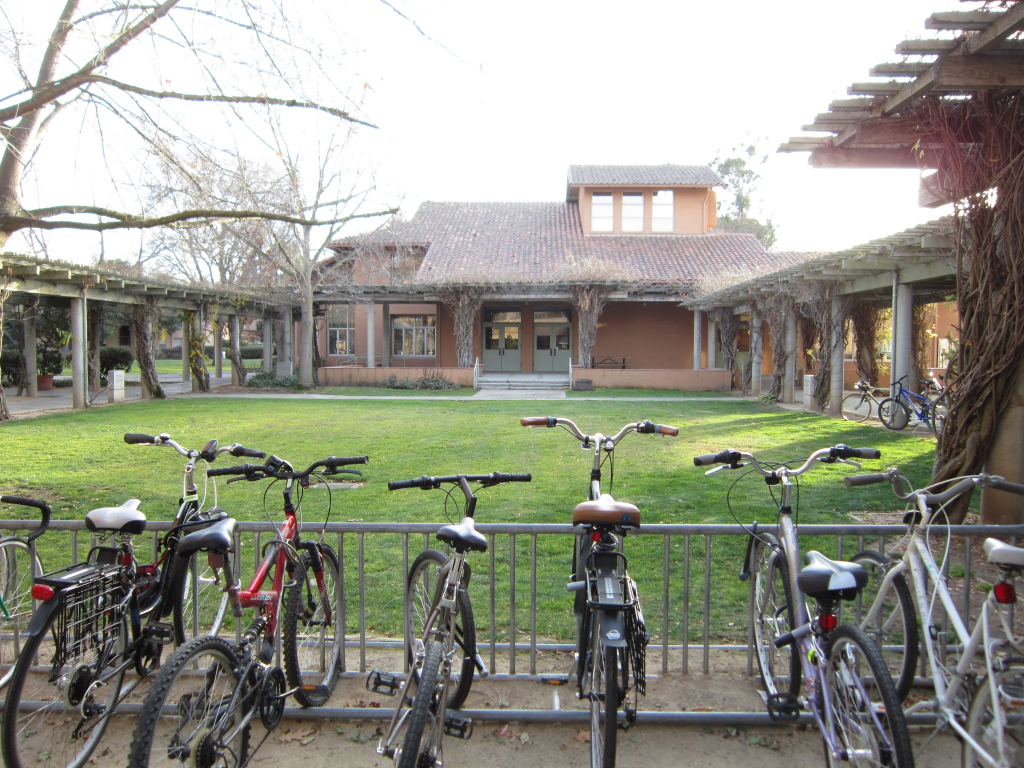
#> input picture assets/img/original/20120117_IMG_0597.JPG, 2048 x 1536 px (shown at 1/2 size); its folder holds 4 pictures in this run
$ python thumbnail.py   (older library calls are emulated)
#> lines starting #> are read from the running program, lines starting #| are printed output that depends on the picture
import PIL
import os
import os.path
import math
from PIL import Image

debug = False
scale = 0.2
f_original = os.getcwd() + "/assets/img/original/"
f_thumbnail = os.getcwd() + "/assets/img/thumbnail/"

for file in os.listdir(f_original):
	f_img = f_original + file
	img = Image.open(f_img)
#> img is the input picture: PIL image 2048x1536 RGB; mean R, G, B 149.4, 150.4, 137.8
	if os.path.splitext(f_img)[0][-2:] == "_v":
		img = img.rotate(270, expand=True)
		if debug:
			print(f_img + " rotated!")
	img.thumbnail((400,400))
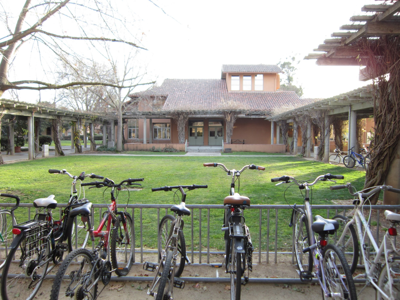
#> img: PIL image 400x300 RGB; mean R, G, B 149.5, 150.5, 137.9
	#img = img.resize((math.ceil(img.size[0] * scale), math.ceil(img.size[1] * scale)), Image.ANTIALIAS)
	img.save(f_thumbnail + file)
	if debug:
		print(f_img + " converted")
#> pass 2 of the loop `for file in os.listdir(f_original):`:
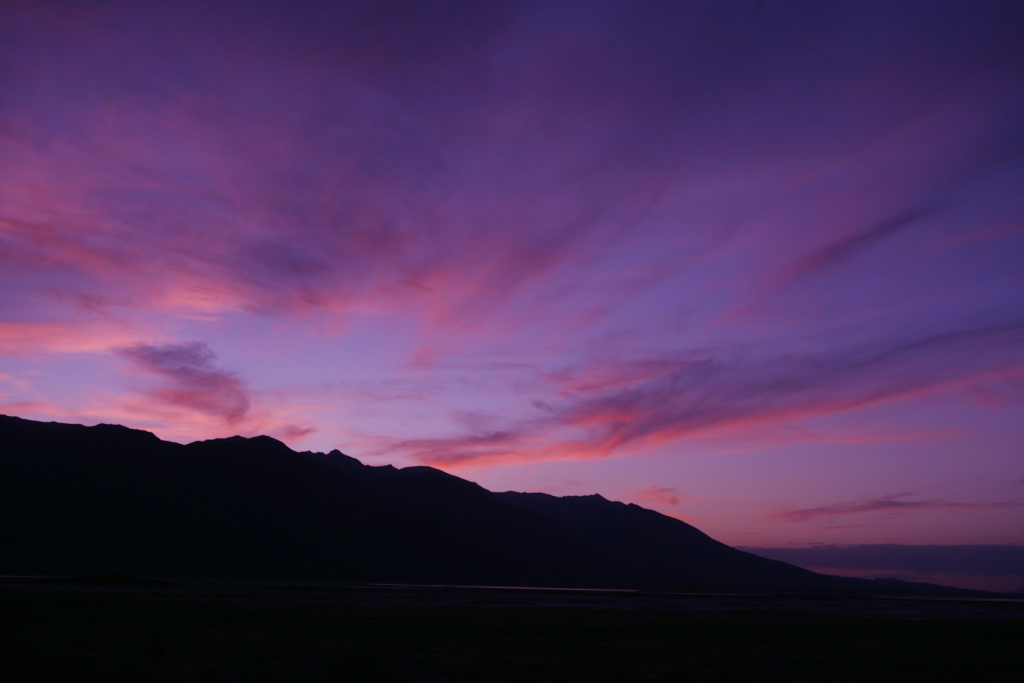
#> input picture assets/img/original/20120615.jpg, 2048 x 1365 px (shown at 1/2 size)
#> img is the input picture: PIL image 2048x1365 RGB; mean R, G, B 77.7, 50.6, 91.6
#> `img.thumbnail((400,400))`:
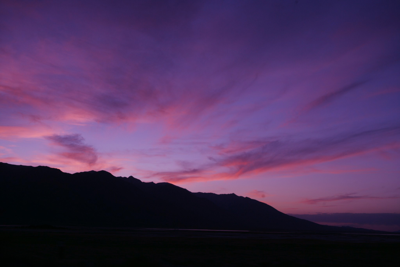
#> img: PIL image 400x267 RGB; mean R, G, B 77.8, 50.8, 91.7
#> pass 3 of the loop `for file in os.listdir(f_original):`:
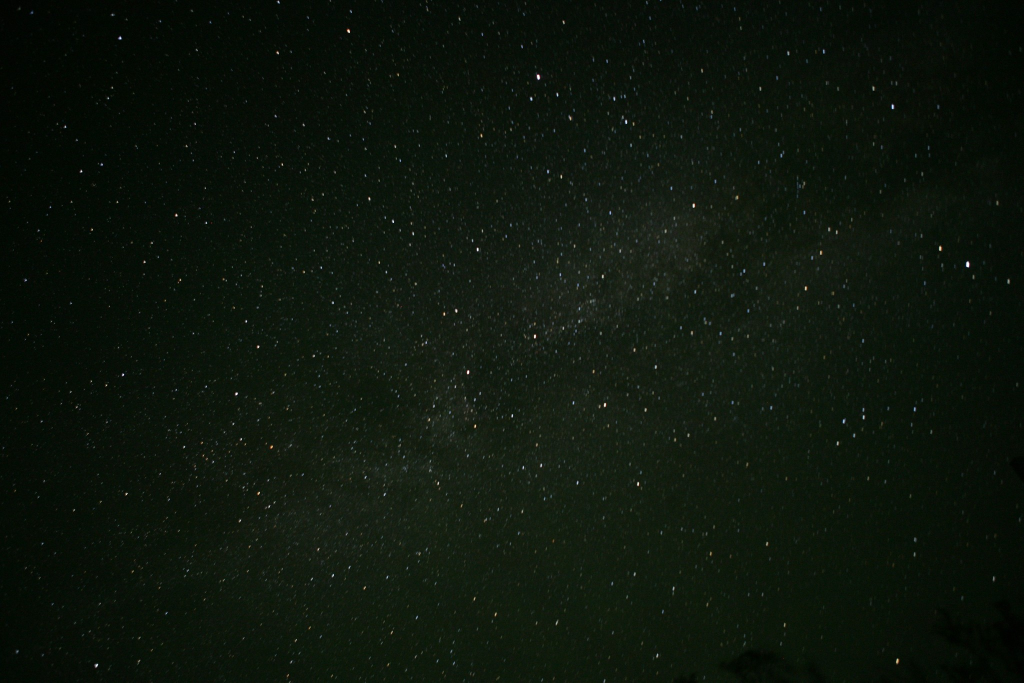
#> input picture assets/img/original/20120616_XN8K0337.JPG, 2048 x 1365 px (shown at 1/2 size)
#> img is the input picture: PIL image 2048x1365 RGB; mean R, G, B 12.6, 21.2, 11.5
#> `img.thumbnail((400,400))`:
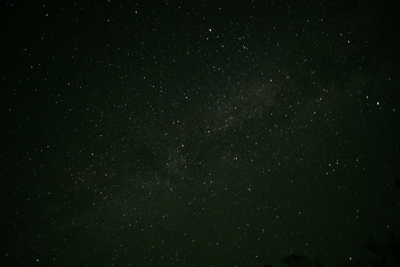
#> img: PIL image 400x267 RGB; mean R, G, B 12.8, 21.3, 11.6
#> the loop made 4 passes; the first 3 are shown
